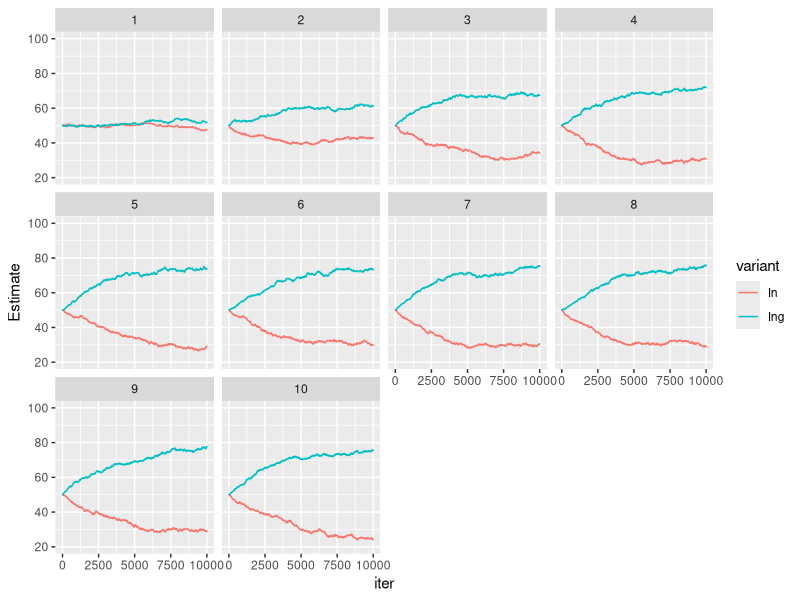
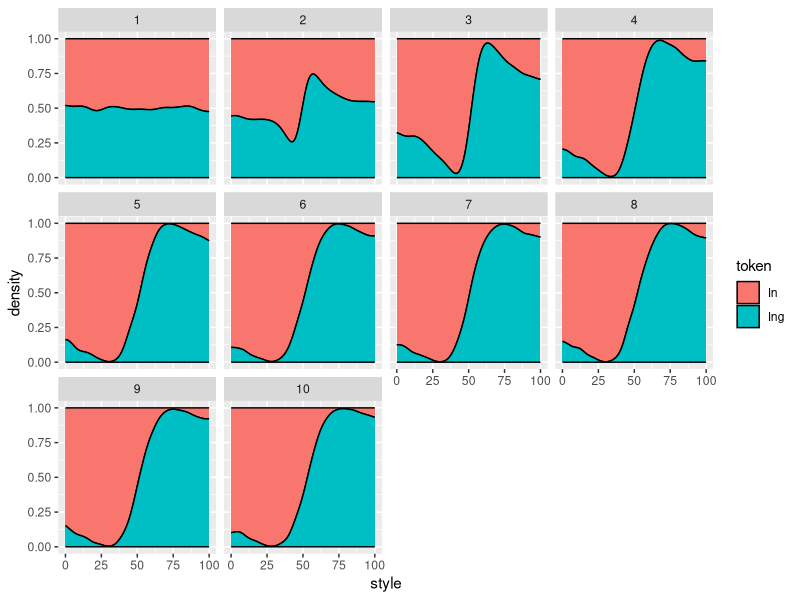

Here is the R script that generated these plots, in order:

library(ggplot2)
library(reshape2)
library(plyr)


generate_new_speaker <- function(niter, generation, min = 0, max = 100){
  # This function generates a new learner.
#"In" and "Ing" are the (mean) style values for each variant
#token is whihc variant they just heard
#style is which style "
  experience <- list(In    = vector(length = niter),
                     Ing   = vector(length = niter),
                     token = vector(length = niter),
                     style = vector(length = niter),
                     iter  = 1:niter,
                     generation = rep(generation, niter)
                    )
  experience[["Ing"]][1]   <- (max-min)/2
  experience[["In"]][1]    <- (max-min)/2
  experience[["token"]][1] <- NA
  experience[["style"]][1] <- NA
  return(experience)
}

update_speaker <- function(speaker, lambda, iter, token, style){
  # this function updates a learner with input
#speaker is basically experience  
other_token <- c(In = "Ing", Ing = "In")
  other <- other_token[token]

#expectation is a style value    
  previous_expectation <- speaker[[token]][iter-1]
  dist    <- max(1, abs(style-previous_expectation))
#If its closer than 1 unit to the expectation than dist = 1
  weight  <- lambda * (1/(dist^2))
  
  new_expectation <- (previous_expectation * (1-weight)) + (style * weight)
  
  speaker[[token]][iter]   <- new_expectation
  speaker[[other]][iter]   <- speaker[[other]][iter-1]
  speaker[["style"]][iter] <- style
  speaker[["token"]][iter] <- token
    
  return(speaker)
}

generate_from_speaker <- function(speaker, min = 0, max = 100, eps = 0.001){
  # this function generates a tokens from a mature speaker
  #Choose style to speak, which is an independent choice
  style <- runif(1, min, max)

#Takes their last expectation for the style of each token
  In_expect  <- rev(speaker[["In"]])[1]
  Ing_expect <- rev(speaker[["Ing"]])[1]
  
#eps is epsilon, the smallest value that something can take, as in clustering algorithms
  In_dist  <- max(eps, abs(style - In_expect))
  Ing_dist <- max(eps, abs(style - Ing_expect))
  
  In_weight  <- 1/(In_dist^2)
  Ing_weight <- 1/(Ing_dist^2)
  
  In_prob  <- In_weight /(In_weight+Ing_weight)
  Ing_prob <- Ing_weight/(In_weight+Ing_weight)
  
  token <- sample(c("In","Ing"), size=1, prob=c(In_prob,Ing_prob))
  
  return(list(style = style, token = token))
}

#old_speaker should have SAME STYLE for in/ing, to model first generation after doublet is innovated
old_speaker <- list(In    = 50,
                     Ing   = 50,
                     token = NA,
                     style = NA)

ngenerations <- 10
niter <- 10000
lambda <- 0.3

generations <- vector(length = ngenerations, mode = "list")


for(gen in 1:ngenerations){
  new_speaker <- generate_new_speaker(niter = niter, generation=gen)
  for(iter in 2:niter){
    obs <- generate_from_speaker(old_speaker)
#obs is a token and its associated style    
    token <- obs[["token"]]
    style <- obs[["style"]]
    
    new_speaker <- update_speaker(new_speaker, lambda=lambda, iter=iter, token=token, style=style)
  }
  generations[[gen]] <- as.data.frame(new_speaker)
  old_speaker <- new_speaker
}


generations.df <- rbind.fill(generations)

generations.df.melt <- melt(generations.df, value.name = "Estimate", id.vars = c("token", "style", "iter", "generation"), variable.name = "variant", na.rm = TRUE, measure.vars = c("In", "Ing"))


ggplot(generations.df.melt, aes(x = iter, y = Estimate, color=variant, group=variant))+
    geom_step()+
    facet_wrap(~generation)+
    ylim(20,100)

#ggplot(generations.df, aes(iter, Ing))+
#  geom_step()+
#  facet_wrap(~generation)+
#  ylim(50,100)

ggplot(subset(generations.df, !is.na(style)), aes(style, fill = token))+
  stat_density(color = "black", position = "fill")+
  facet_wrap(~generation)